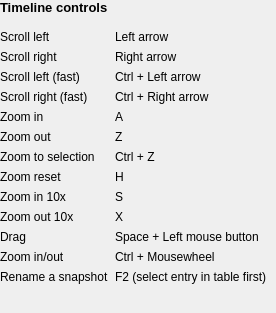
           <widget class="QWidget" name="column_2_wrapper_" native="true">
            <layout class="QVBoxLayout" name="vertical_layout_4_">
             <property name="leftMargin">
              <number>0</number>
             </property>
             <property name="topMargin">
              <number>0</number>
             </property>
             <property name="rightMargin">
              <number>0</number>
             </property>
             <property name="bottomMargin">
              <number>0</number>
             </property>


             <item>
              <widget class="ScaledLabel" name="label_timeline_controls_">
               <property name="sizePolicy">
                <sizepolicy hsizetype="MinimumExpanding" vsizetype="Fixed">
                 <horstretch>0</horstretch>
                 <verstretch>0</verstretch>
                </sizepolicy>
               </property>
               <property name="font">
                <font>
                 <pointsize>10</pointsize>
                 <weight>75</weight>
                 <bold>true</bold>
                </font>
               </property>
               <property name="text">
                <string>Timeline controls</string>
               </property>
              </widget>
             </item>
             <item>
              <widget class="QWidget" name="timeline_controls_layout_" native="true">
               <layout class="QGridLayout" name="grid_layout_1_">
                <property name="leftMargin">
                 <number>0</number>
                </property>
                <item row="0" column="0">
                 <widget class="ScaledLabel" name="label_left_">
                  <property name="sizePolicy">
                   <sizepolicy hsizetype="MinimumExpanding" vsizetype="Fixed">
                    <horstretch>0</horstretch>
                    <verstretch>0</verstretch>
                   </sizepolicy>
                  </property>
                  <property name="text">
                   <string>Scroll left</string>
                  </property>
                 </widget>
                </item>
                <item row="0" column="1">
                 <widget class="ScaledLabel" name="content_left_">
                  <property name="sizePolicy">
                   <sizepolicy hsizetype="MinimumExpanding" vsizetype="Fixed">
                    <horstretch>0</horstretch>
                    <verstretch>0</verstretch>
                   </sizepolicy>
                  </property>
                  <property name="text">
                   <string>Left arrow</string>
                  </property>
                 </widget>
                </item>
                <item row="1" column="0">
                 <widget class="ScaledLabel" name="label_right_">
                  <property name="sizePolicy">
                   <sizepolicy hsizetype="MinimumExpanding" vsizetype="Fixed">
                    <horstretch>0</horstretch>
                    <verstretch>0</verstretch>
                   </sizepolicy>
                  </property>
                  <property name="text">
                   <string>Scroll right</string>
                  </property>
                 </widget>
                </item>
                <item row="1" column="1">
                 <widget class="ScaledLabel" name="content_right_">
                  <property name="sizePolicy">
                   <sizepolicy hsizetype="MinimumExpanding" vsizetype="Fixed">
                    <horstretch>0</horstretch>
                    <verstretch>0</verstretch>
                   </sizepolicy>
                  </property>
                  <property name="text">
                   <string>Right arrow</string>
                  </property>
                 </widget>
                </item>
                <item row="2" column="0">
                 <widget class="ScaledLabel" name="label_scroll_left_">
                  <property name="sizePolicy">
                   <sizepolicy hsizetype="MinimumExpanding" vsizetype="Fixed">
                    <horstretch>0</horstretch>
                    <verstretch>0</verstretch>
                   </sizepolicy>
                  </property>
                  <property name="text">
                   <string>Scroll left (fast)</string>
                  </property>
                  <property name="indent">
                   <number>0</number>
                  </property>
                 </widget>
                </item>
                <item row="2" column="1">
                 <widget class="ScaledLabel" name="content_scroll_left_">
                  <property name="sizePolicy">
                   <sizepolicy hsizetype="MinimumExpanding" vsizetype="Fixed">
                    <horstretch>0</horstretch>
                    <verstretch>0</verstretch>
                   </sizepolicy>
                  </property>
                  <property name="text">
                   <string>Ctrl + Left arrow</string>
                  </property>
                  <property name="indent">
                   <number>0</number>
                  </property>
                 </widget>
                </item>
                <item row="3" column="0">
                 <widget class="ScaledLabel" name="label_scroll_right_">
                  <property name="sizePolicy">
                   <sizepolicy hsizetype="MinimumExpanding" vsizetype="Fixed">
                    <horstretch>0</horstretch>
                    <verstretch>0</verstretch>
                   </sizepolicy>
                  </property>
                  <property name="text">
                   <string>Scroll right (fast)</string>
                  </property>
                  <property name="indent">
                   <number>0</number>
                  </property>
                 </widget>
                </item>
                <item row="3" column="1">
                 <widget class="ScaledLabel" name="content_scroll_right_">
                  <property name="sizePolicy">
                   <sizepolicy hsizetype="MinimumExpanding" vsizetype="Fixed">
                    <horstretch>0</horstretch>
                    <verstretch>0</verstretch>
                   </sizepolicy>
                  </property>
                  <property name="text">
                   <string>Ctrl + Right arrow</string>
                  </property>
                  <property name="indent">
                   <number>0</number>
                  </property>
                 </widget>
                </item>
                <item row="4" column="0">
                 <widget class="ScaledLabel" name="label_zoom_in_">
                  <property name="sizePolicy">
                   <sizepolicy hsizetype="MinimumExpanding" vsizetype="Fixed">
                    <horstretch>0</horstretch>
                    <verstretch>0</verstretch>
                   </sizepolicy>
                  </property>
                  <property name="text">
                   <string>Zoom in</string>
                  </property>
                  <property name="indent">
                   <number>0</number>
                  </property>
                 </widget>
                </item>
                <item row="4" column="1">
                 <widget class="ScaledLabel" name="content_zoom_in_">
                  <property name="sizePolicy">
                   <sizepolicy hsizetype="MinimumExpanding" vsizetype="Fixed">
                    <horstretch>0</horstretch>
                    <verstretch>0</verstretch>
                   </sizepolicy>
                  </property>
                  <property name="text">
                   <string>A</string>
                  </property>
                  <property name="indent">
                   <number>0</number>
                  </property>
                 </widget>
                </item>
                <item row="5" column="0">
                 <widget class="ScaledLabel" name="label_zoom_out_">
                  <property name="sizePolicy">
                   <sizepolicy hsizetype="MinimumExpanding" vsizetype="Fixed">
                    <horstretch>0</horstretch>
                    <verstretch>0</verstretch>
                   </sizepolicy>
                  </property>
                  <property name="text">
                   <string>Zoom out</string>
                  </property>
                  <property name="indent">
                   <number>0</number>
                  </property>
                 </widget>
                </item>
                <item row="5" column="1">
                 <widget class="ScaledLabel" name="content_zoom_out_">
                  <property name="sizePolicy">
                   <sizepolicy hsizetype="MinimumExpanding" vsizetype="Fixed">
                    <horstretch>0</horstretch>
                    <verstretch>0</verstretch>
                   </sizepolicy>
                  </property>
                  <property name="text">
                   <string>Z</string>
                  </property>
                  <property name="indent">
                   <number>0</number>
                  </property>
                 </widget>
                </item>
                <item row="6" column="0">
                 <widget class="ScaledLabel" name="label_zoom_selection_">
                  <property name="sizePolicy">
                   <sizepolicy hsizetype="MinimumExpanding" vsizetype="Fixed">
                    <horstretch>0</horstretch>
                    <verstretch>0</verstretch>
                   </sizepolicy>
                  </property>
                  <property name="text">
                   <string>Zoom to selection</string>
                  </property>
                  <property name="indent">
                   <number>0</number>
                  </property>
                 </widget>
                </item>
                <item row="6" column="1">
                 <widget class="ScaledLabel" name="content_zoom_selection_">
                  <property name="sizePolicy">
                   <sizepolicy hsizetype="MinimumExpanding" vsizetype="Fixed">
                    <horstretch>0</horstretch>
                    <verstretch>0</verstretch>
                   </sizepolicy>
                  </property>
                  <property name="text">
                   <string>Ctrl + Z</string>
                  </property>
                  <property name="indent">
                   <number>0</number>
                  </property>
                 </widget>
                </item>
                <item row="7" column="0">
                 <widget class="ScaledLabel" name="label_zoom_reset_">
                  <property name="sizePolicy">
                   <sizepolicy hsizetype="MinimumExpanding" vsizetype="Fixed">
                    <horstretch>0</horstretch>
                    <verstretch>0</verstretch>
                   </sizepolicy>
                  </property>
                  <property name="text">
                   <string>Zoom reset</string>
                  </property>
                  <property name="indent">
                   <number>0</number>
                  </property>
                 </widget>
                </item>
                <item row="7" column="1">
                 <widget class="ScaledLabel" name="content_zoom_reset_">
                  <property name="sizePolicy">
                   <sizepolicy hsizetype="MinimumExpanding" vsizetype="Fixed">
                    <horstretch>0</horstretch>
                    <verstretch>0</verstretch>
                   </sizepolicy>
                  </property>
                  <property name="text">
                   <string>H</string>
                  </property>
                  <property name="indent">
                   <number>0</number>
                  </property>
                 </widget>
                </item>
                <item row="8" column="0">
                 <widget class="ScaledLabel" name="label_zoom_in_10x_">
                  <property name="sizePolicy">
                   <sizepolicy hsizetype="MinimumExpanding" vsizetype="Fixed">
                    <horstretch>0</horstretch>
                    <verstretch>0</verstretch>
                   </sizepolicy>
                  </property>
                  <property name="text">
                   <string>Zoom in 10x</string>
                  </property>
                  <property name="indent">
                   <number>0</number>
                  </property>
                 </widget>
                </item>
                <item row="8" column="1">
                 <widget class="ScaledLabel" name="content_zoom_in_10x_">
                  <property name="sizePolicy">
                   <sizepolicy hsizetype="MinimumExpanding" vsizetype="Fixed">
                    <horstretch>0</horstretch>
                    <verstretch>0</verstretch>
                   </sizepolicy>
                  </property>
                  <property name="text">
                   <string>S</string>
                  </property>
                  <property name="indent">
                   <number>0</number>
                  </property>
                 </widget>
                </item>
                <item row="9" column="0">
                 <widget class="ScaledLabel" name="label_zoom_out_10x_">
                  <property name="sizePolicy">
                   <sizepolicy hsizetype="MinimumExpanding" vsizetype="Fixed">
                    <horstretch>0</horstretch>
                    <verstretch>0</verstretch>
                   </sizepolicy>
                  </property>
                  <property name="text">
                   <string>Zoom out 10x</string>
                  </property>
                 </widget>
                </item>
                <item row="9" column="1">
                 <widget class="ScaledLabel" name="content_zoom_out_10x_">
                  <property name="sizePolicy">
                   <sizepolicy hsizetype="MinimumExpanding" vsizetype="Fixed">
                    <horstretch>0</horstretch>
                    <verstretch>0</verstretch>
                   </sizepolicy>
                  </property>
                  <property name="text">
                   <string>X</string>
                  </property>
                 </widget>
                </item>
                <item row="10" column="0">
                 <widget class="ScaledLabel" name="label_drag_">
                  <property name="sizePolicy">
                   <sizepolicy hsizetype="MinimumExpanding" vsizetype="Fixed">
                    <horstretch>0</horstretch>
                    <verstretch>0</verstretch>
                   </sizepolicy>
                  </property>
                  <property name="text">
                   <string>Drag</string>
                  </property>
                 </widget>
                </item>
                <item row="10" column="1">
                 <widget class="ScaledLabel" name="content_drag_">
                  <property name="sizePolicy">
                   <sizepolicy hsizetype="MinimumExpanding" vsizetype="Fixed">
                    <horstretch>0</horstretch>
                    <verstretch>0</verstretch>
                   </sizepolicy>
                  </property>
                  <property name="text">
                   <string>Space + Left mouse button</string>
                  </property>
                 </widget>
                </item>
                <item row="11" column="0">
                 <widget class="ScaledLabel" name="label_zoom_in_out_">
                  <property name="sizePolicy">
                   <sizepolicy hsizetype="MinimumExpanding" vsizetype="Fixed">
                    <horstretch>0</horstretch>
                    <verstretch>0</verstretch>
                   </sizepolicy>
                  </property>
                  <property name="text">
                   <string>Zoom in/out</string>
                  </property>
                 </widget>
                </item>
                <item row="11" column="1">
                 <widget class="ScaledLabel" name="content_zoom_in_out_">
                  <property name="sizePolicy">
                   <sizepolicy hsizetype="MinimumExpanding" vsizetype="Fixed">
                    <horstretch>0</horstretch>
                    <verstretch>0</verstretch>
                   </sizepolicy>
                  </property>
                  <property name="text">
                   <string>Ctrl + Mousewheel</string>
                  </property>
                 </widget>
                </item>
                <item row="12" column="0">
                 <widget class="ScaledLabel" name="label_rename_snapshot_">
                  <property name="sizePolicy">
                   <sizepolicy hsizetype="MinimumExpanding" vsizetype="Fixed">
                    <horstretch>0</horstretch>
                    <verstretch>0</verstretch>
                   </sizepolicy>
                  </property>
                  <property name="text">
                   <string>Rename a snapshot</string>
                  </property>
                 </widget>
                </item>
                <item row="12" column="1">
                 <widget class="ScaledLabel" name="content_rename_snapshot_">
                  <property name="sizePolicy">
                   <sizepolicy hsizetype="MinimumExpanding" vsizetype="Fixed">
                    <horstretch>0</horstretch>
                    <verstretch>0</verstretch>
                   </sizepolicy>
                  </property>
                  <property name="text">
                   <string>F2 (select entry in table first)</string>
                  </property>
                 </widget>
                </item>
               </layout>
              </widget>
             </item>

             <item>
              <spacer name="vertical_spacer_end_column_2">
               <property name="orientation">
                <enum>Qt::Vertical</enum>
               </property>
               <property name="sizeHint" stdset="0">
                <size>
                 <width>20</width>
                 <height>20</height>
                </size>
               </property>
              </spacer>
             </item>
            </layout>
           </widget>
